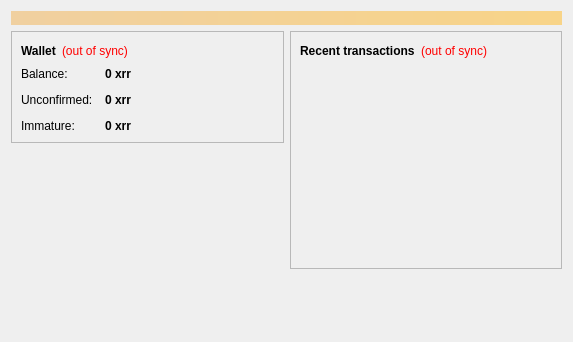
<?xml version="1.0" encoding="UTF-8"?>
<ui version="4.0">
 <class>OverviewPage</class>
 <widget class="QWidget" name="OverviewPage">
  <property name="geometry">
   <rect>
    <x>0</x>
    <y>0</y>
    <width>573</width>
    <height>342</height>
   </rect>
  </property>
  <property name="windowTitle">
   <string>Form</string>
  </property>
  <layout class="QVBoxLayout" name="topLayout">
   <item>
    <widget class="QLabel" name="labelAlerts">
     <property name="visible">
      <bool>false</bool>
     </property>
     <property name="styleSheet">
      <string notr="true">background-color: qlineargradient(x1: 0, y1: 0, x2: 1, y2: 0, stop:0 #F0D0A0, stop:1 #F8D488); color:#000000;</string>
     </property>
     <property name="wordWrap">
      <bool>true</bool>
     </property>
     <property name="margin">
      <number>3</number>
     </property>
    </widget>
   </item>
   <item>
    <layout class="QHBoxLayout" name="horizontalLayout" stretch="1,1">
     <item>
      <layout class="QVBoxLayout" name="verticalLayout_2">
       <item>
        <widget class="QFrame" name="frame">
         <property name="frameShape">
          <enum>QFrame::StyledPanel</enum>
         </property>
         <property name="frameShadow">
          <enum>QFrame::Raised</enum>
         </property>
         <layout class="QVBoxLayout" name="verticalLayout_4">
          <item>
           <layout class="QHBoxLayout" name="horizontalLayout_4">
            <item>
             <widget class="QLabel" name="label_5">
              <property name="font">
               <font>
                <weight>75</weight>
                <bold>true</bold>
               </font>
              </property>
              <property name="text">
               <string>Wallet</string>
              </property>
             </widget>
            </item>
            <item>
             <widget class="QLabel" name="labelWalletStatus">
              <property name="toolTip">
               <string>The displayed information may be out of date. Your wallet automatically synchronizes with the Xarr network after a connection is established, but this process has not completed yet.</string>
              </property>
              <property name="styleSheet">
               <string notr="true">QLabel { color: red; }</string>
              </property>
              <property name="text">
               <string notr="true">(out of sync)</string>
              </property>
              <property name="alignment">
               <set>Qt::AlignLeading|Qt::AlignLeft|Qt::AlignVCenter</set>
              </property>
             </widget>
            </item>
            <item>
             <spacer name="horizontalSpacer_2">
              <property name="orientation">
               <enum>Qt::Horizontal</enum>
              </property>
              <property name="sizeHint" stdset="0">
               <size>
                <width>40</width>
                <height>20</height>
               </size>
              </property>
             </spacer>
            </item>
           </layout>
          </item>
          <item>
           <layout class="QFormLayout" name="formLayout_2">
            <property name="fieldGrowthPolicy">
             <enum>QFormLayout::AllNonFixedFieldsGrow</enum>
            </property>
            <property name="horizontalSpacing">
             <number>12</number>
            </property>
            <property name="verticalSpacing">
             <number>12</number>
            </property>
            <item row="0" column="0">
             <widget class="QLabel" name="label">
              <property name="text">
               <string>Balance:</string>
              </property>
             </widget>
            </item>
            <item row="0" column="1">
             <widget class="QLabel" name="labelBalance">
              <property name="font">
               <font>
                <weight>75</weight>
                <bold>true</bold>
               </font>
              </property>
              <property name="cursor">
               <cursorShape>IBeamCursor</cursorShape>
              </property>
              <property name="toolTip">
               <string>Your current balance</string>
              </property>
              <property name="text">
               <string notr="true">0 xrr</string>
              </property>
              <property name="textInteractionFlags">
               <set>Qt::LinksAccessibleByMouse|Qt::TextSelectableByKeyboard|Qt::TextSelectableByMouse</set>
              </property>
             </widget>
            </item>
            <item row="1" column="0">
             <widget class="QLabel" name="label_3">
              <property name="text">
               <string>Unconfirmed:</string>
              </property>
             </widget>
            </item>
            <item row="1" column="1">
             <widget class="QLabel" name="labelUnconfirmed">
              <property name="font">
               <font>
                <weight>75</weight>
                <bold>true</bold>
               </font>
              </property>
              <property name="cursor">
               <cursorShape>IBeamCursor</cursorShape>
              </property>
              <property name="toolTip">
               <string>Total of transactions that have yet to be confirmed, and do not yet count toward the current balance</string>
              </property>
              <property name="text">
               <string notr="true">0 xrr</string>
              </property>
              <property name="textInteractionFlags">
               <set>Qt::LinksAccessibleByMouse|Qt::TextSelectableByKeyboard|Qt::TextSelectableByMouse</set>
              </property>
             </widget>
            </item>
            <item row="2" column="0">
             <widget class="QLabel" name="labelImmatureText">
              <property name="text">
               <string>Immature:</string>
              </property>
             </widget>
            </item>
            <item row="2" column="1">
             <widget class="QLabel" name="labelImmature">
              <property name="font">
               <font>
                <weight>75</weight>
                <bold>true</bold>
               </font>
              </property>
              <property name="toolTip">
               <string>Mined balance that has not yet matured</string>
              </property>
              <property name="text">
               <string notr="true">0 xrr</string>
              </property>
              <property name="textInteractionFlags">
               <set>Qt::LinksAccessibleByMouse|Qt::TextSelectableByKeyboard|Qt::TextSelectableByMouse</set>
              </property>
             </widget>
            </item>
           </layout>
          </item>
         </layout>
        </widget>
       </item>
       <item>
        <spacer name="verticalSpacer">
         <property name="orientation">
          <enum>Qt::Vertical</enum>
         </property>
         <property name="sizeHint" stdset="0">
          <size>
           <width>20</width>
           <height>40</height>
          </size>
         </property>
        </spacer>
       </item>
      </layout>
     </item>
     <item>
      <layout class="QVBoxLayout" name="verticalLayout_3">
       <item>
        <widget class="QFrame" name="frame_2">
         <property name="frameShape">
          <enum>QFrame::StyledPanel</enum>
         </property>
         <property name="frameShadow">
          <enum>QFrame::Raised</enum>
         </property>
         <layout class="QVBoxLayout" name="verticalLayout">
          <item>
           <layout class="QHBoxLayout" name="horizontalLayout_2">
            <item>
             <widget class="QLabel" name="label_4">
              <property name="text">
               <string>&lt;b&gt;Recent transactions&lt;/b&gt;</string>
              </property>
             </widget>
            </item>
            <item>
             <widget class="QLabel" name="labelTransactionsStatus">
              <property name="toolTip">
               <string>The displayed information may be out of date. Your wallet automatically synchronizes with the Xarr network after a connection is established, but this process has not completed yet.</string>
              </property>
              <property name="styleSheet">
               <string notr="true">QLabel { color: red; }</string>
              </property>
              <property name="text">
               <string notr="true">(out of sync)</string>
              </property>
              <property name="alignment">
               <set>Qt::AlignRight|Qt::AlignTrailing|Qt::AlignVCenter</set>
              </property>
             </widget>
            </item>
            <item>
             <spacer name="horizontalSpacer">
              <property name="orientation">
               <enum>Qt::Horizontal</enum>
              </property>
              <property name="sizeHint" stdset="0">
               <size>
                <width>40</width>
                <height>20</height>
               </size>
              </property>
             </spacer>
            </item>
           </layout>
          </item>
          <item>
           <widget class="QListView" name="listTransactions">
            <property name="styleSheet">
             <string notr="true">QListView { background: transparent; }</string>
            </property>
            <property name="frameShape">
             <enum>QFrame::NoFrame</enum>
            </property>
            <property name="verticalScrollBarPolicy">
             <enum>Qt::ScrollBarAlwaysOff</enum>
            </property>
            <property name="horizontalScrollBarPolicy">
             <enum>Qt::ScrollBarAlwaysOff</enum>
            </property>
            <property name="selectionMode">
             <enum>QAbstractItemView::NoSelection</enum>
            </property>
           </widget>
          </item>
         </layout>
        </widget>
       </item>
       <item>
        <spacer name="verticalSpacer_2">
         <property name="orientation">
          <enum>Qt::Vertical</enum>
         </property>
         <property name="sizeHint" stdset="0">
          <size>
           <width>20</width>
           <height>40</height>
          </size>
         </property>
        </spacer>
       </item>
      </layout>
     </item>
    </layout>
   </item>
  </layout>
 </widget>
 <resources/>
 <connections/>
</ui>
